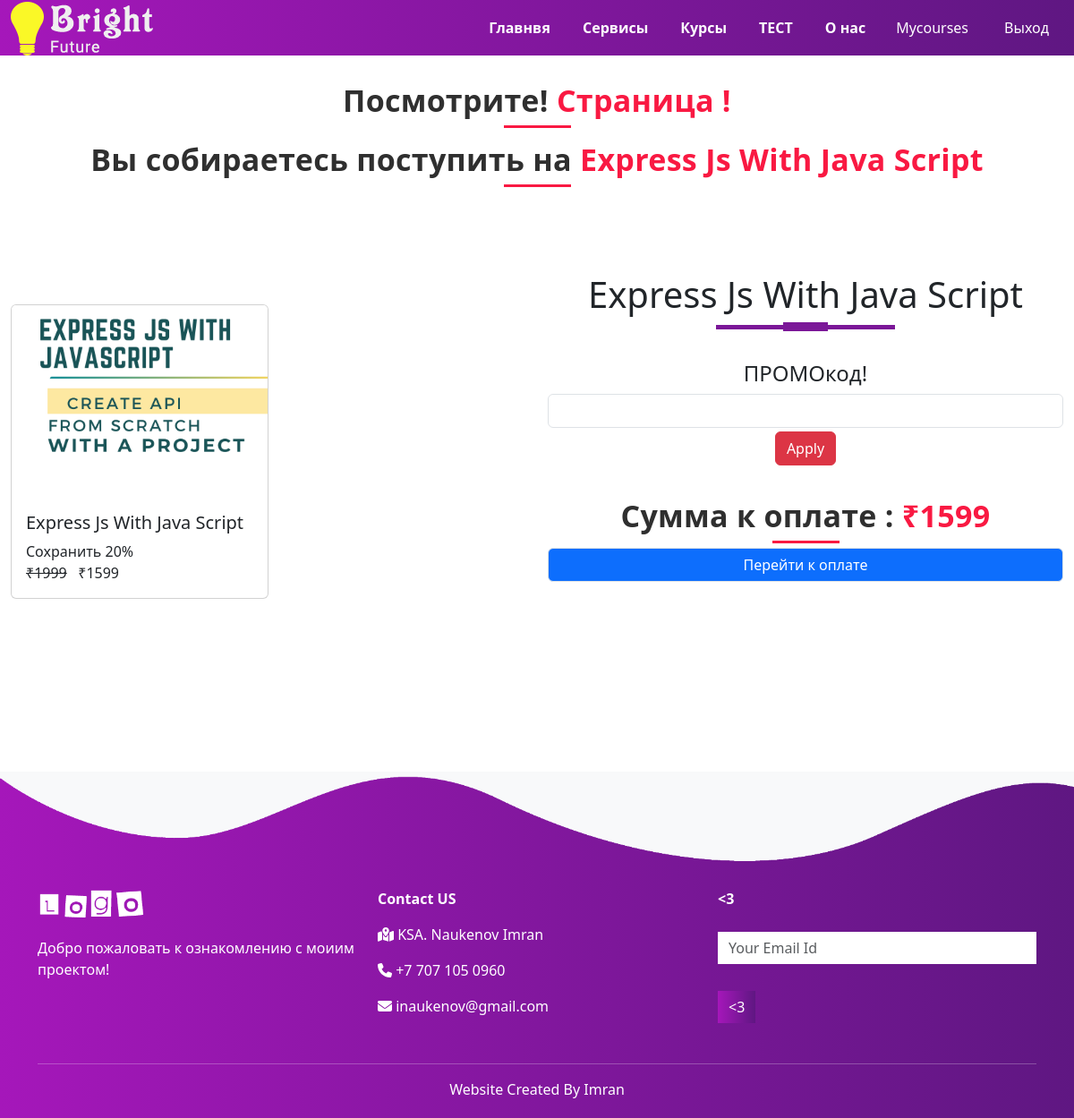
Page /check-out/JavaScript (signed in) on the committed database.
### courses/models/course.py (models this page shows, shortened)
class Course(models.Model):
    name = models.CharField(max_length = 40 , null = False)
    slug = models.CharField(max_length = 50 , null = False, unique = True)
    description = models.CharField(max_length = 250 , null = True)
    price = models.IntegerField(null = False, default = 499)
    discount = models.IntegerField(null = False, default = 0)
    active = models.BooleanField(default = False)
    thumbnail = models.ImageField(upload_to= "flies/tumbnail")
    date = models.DateTimeField(auto_now_add=True)
    resourse = models.FileField(upload_to= "flies/resourse")
    length = models.IntegerField(null = False)

### courses/views/check_out.py (the view, shortened to what this page needs)
# urls.py: path('check-out/<str:slug>', checkout, name="checkout"),
@login_required(login_url='/login')
def checkout(request , slug):
    course = Course.objects.get(slug  = slug)
    user = request.user
    action = request.GET.get('action')
    couponcode = request.GET.get('couponcode')
    coupon_code_message = None;
    coupon = None
    order = None
    payment = None
    error = None
    try:
        user_course = UserCourse.objects.get(user = user  , course = course)
        error = "You are Already Enrolled in this Course"
    except:
        pass
    amount=None
    if error is None :
        amount =  int((course.price - ( course.price * course.discount * 0.01 )) * 100)
    if amount==0:
        userCourse = UserCourse(user = user , course = course)
        userCourse.save()
        return redirect('my_courses')
    context = {
        "course" : course ,
        "order" : order,
        "payment" : payment,
        "user" : user ,
        "error" : error,
        "coupon" : coupon,
        "coupon_code_message" : coupon_code_message,
    }
    return  render(request , template_name="courses/check_out.html" , context=context )

### courses/templatetags/course_custom_tags.py (called while the page is built)
@register.simple_tag
def cal_sellprice(price, discount):
    if discount is None or discount is 0:
        return price
    sellprice = price
    sellprice = price - (price * discount * 0.01)
    return math.floor(sellprice)

@register.filter
def rupee(price):
    return f'₹{price}'

### courses/templates/courses/check_out.html (shortened to what this page needs)
{% extends "./base.html" %}
{% load course_custom_tags %}
{% block content %}
{% load static %}
{% block css %}
<link rel="stylesheet" href="{% static "courses/css/common.css" %}">
{% endblock css %}
<div class="pad vh-100">
    <div class="container-fluid">
        <div class="section-head col-sm-12">
            <h4><span>Посмотрите!</span> Страница  !</h4>
          </div>
          <div class="section-head col-sm-12">
            <h4><span>Вы собираетесь поступить на </span> {{course.name}} </h4>
        </div>
    </div>
    <div class="container-fluid">
        <div class="row pt-5">
            <div id="card-hover" class="col mt-5 mr-auto">
                <div class="card ml-auto" style="width: 18rem;">
                    <img class="card-img-top" src="{{course.thumbnail.url}}" alt="Card image cap">
                    <div class="card-body">
                        <h5 class="card-title">{{course.name}}</h5>
                        <p class="card-text m-0 p-0">
                            Сохранить {{course.discount}}%
                            <br>
                            <span class="price">
                                <del>{{course.price|rupee}}</del>
                                <span>{% cal_sellprice course.price course.discount as value %} {{value|rupee}}</span>
                            </span>
                        </p>
                    </div>
                </div>
            </div>
            <div class="col">
                <div>
                    <h1 class="title text-center pt-2">
                        {{course.name}}
                    </h1>
                    <div class="pb-5 text-center rounded border-danger">
                        <h4 class="mb=1">ПРОМОкод!</h4>
                        <form action="" method="get">
                            <div class="col-lg-5" style="width: 100%;">
                                <input type="text" name="couponcode" class="form-control" id="">
                            </div>
                            <div class="m-1">
                                <input type="submit" value="Apply" class="btn btn-danger">
                            </div>
                        </form>
                    </div>
                    <div class="section-head pt-1 col-sm-12">
                        {% if coupon %}
                        <p class="alert alert-success">Код применен: Вы получили {{coupon.discount}}% Скидку</p>
                        <h4><span>Сумма к оплате :</span> <b> {% cal_sellprice course.price coupon.discount as value %}
                            {{value|rupee}} </b></h4>
                            <a style="display: flex;  align-items: center; justify-content: center;" class="mt-1 btn btn-primary border" href="?action=create_payment&couponcode={{coupon.code}}">Перейти к оплате</a>
                        {% else %}
                        <h4><span>Сумма к оплате :</span> <b> {% cal_sellprice course.price course.discount as value %}
                            {{value|rupee}} </b></h4>
                            <a style="display: flex;  align-items: center; justify-content: center;" class="mt-1 btn btn-primary border" href="?action=create_payment">Перейти к оплате</a>
                        {% endif %}
                    </div>
                </div>
            </div>
            </div>
        </div>
    </div>
{% endblock content %}

### courses/static/courses/css/style.css (style rules this page uses)
* { margin: 0; padding: 0; box-sizing: border-box; -moz-box-sizing: border-box; -webkit-box-sizing: border-box; }
span { display: inline-block; text-decoration: none; color: inherit; }
.section-head { margin-bottom: 60px; }
.section-head h4 { position: relative; padding: 0; color: #f91942; line-height: 1px; letter-spacing: 0.3px; font-size: 34px; font-weight: 700; text-align: center; text-transform: none; margin-bottom: 30px; }
.section-head h4::before { content: ''; width: 75px; height: 3px; background-color: #f91942; position: absolute; bottom: -25px; left: 0; right: 0; margin: 0 auto; }
.section-head h4 span { font-weight: 700; padding-bottom: 5px; color: #2f2f2f; }
body { font-family: montserrat; }
.title::before { content: ''; background: #7b1798; height: 5px; width: 200px; margin-left: auto; margin-right: auto; display: block; transform: translateY(63px); }
.title::after { content: ''; background: #7b1798; height: 10px; width: 50px; margin-left: auto; margin-right: auto; display: block; margin-bottom: 40px; transform: translateY(7px); }
.card { transition: all 0.3s; }

### courses/static/courses/css/common.css (style rules this page uses)
.pad { padding-top: 50px; }
a { text-decoration: none; }

### rows in the picture
Course: name "Express Js With Java Script", thumbnail (picture), discount "20", price "₹1999"

### other values in the picture
{{ value|rupee }} "₹1599"
